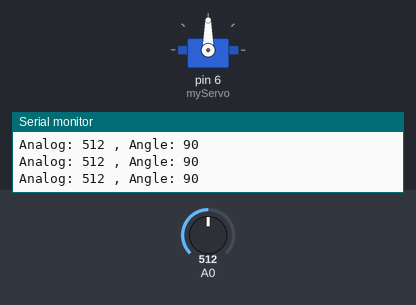
Simulated run of this sketch. Board: Arduino Uno, built with avr-gcc and run on an emulated ATmega328P. Shown: servo, the last lines printed to the serial monitor. The inputs (shaded band) are chosen by the test bench; at power-on: A0 = 512.

Above: at 1.2 s.
1.3 s: A0 set to 716
At 2.5 s:
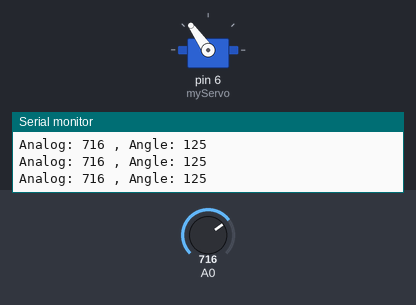
2.8 s: A0 set to 900
At 4.0 s:
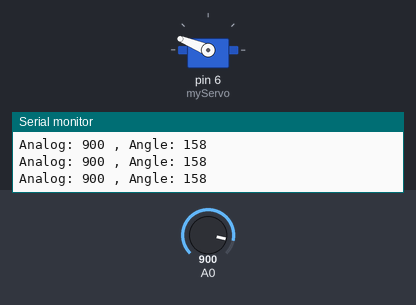
4.3 s: A0 set to 1023
At 5.5 s:
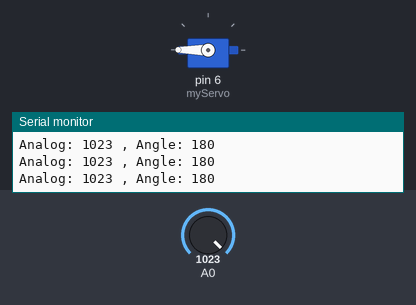
5.8 s: A0 set to 306
At 6.2 s:
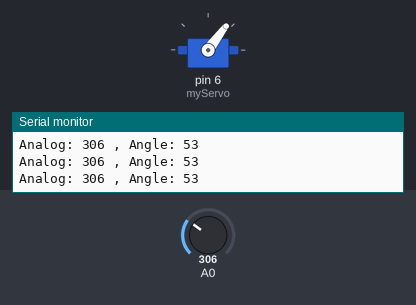
7.3 s: A0 set to 122
At 7.7 s:
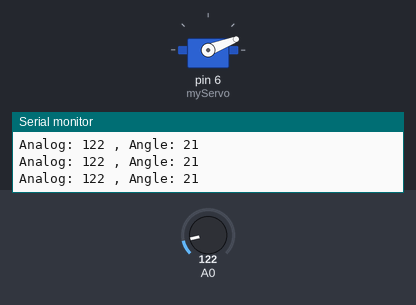
8.8 s: A0 set to 0
At 9.2 s:
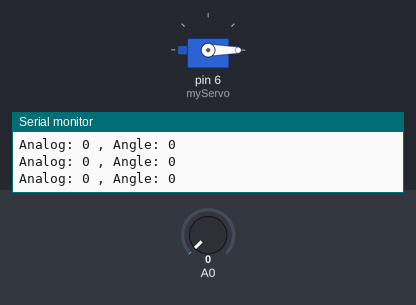
Timing chart, 0 to 11.3 s (numbered marks = the images above; inputs shaded):
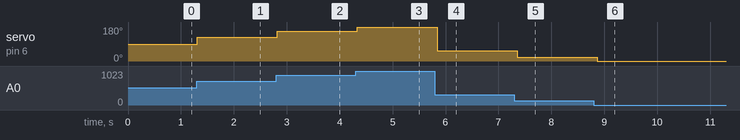

The sketch:

POTENTIOMETER_ANGLE.ino
```cpp
#include<Servo.h>
Servo myServo;
void setup() {
  // put your setup code here, to run once:
  Serial.begin(115200);
  myServo.attach(6);
}

void loop() {
  // put your main code here, to run repeatedly:
  int analogvalue=analogRead(A0);
  int angle=map(analogvalue,0,1023,0,180);
  myServo.write(angle);
  Serial.print("Analog: ");
  Serial.print(analogvalue);
  Serial.print(" , Angle: ");
  Serial.println(angle);
  delay(100);
}
```

Measured:
- after the input at 1.3 s, servo on pin 6 (myServo): 90° → 125° at once
- after the input at 2.8 s, servo on pin 6 (myServo): 125° → 158° at once
- after the input at 4.3 s, servo on pin 6 (myServo): 158° → 180° at once
- after the input at 5.8 s, servo on pin 6 (myServo): 180° → 53° at once
- after the input at 7.3 s, servo on pin 6 (myServo): 53° → 21° after 0.05 s
- after the input at 8.8 s, servo on pin 6 (myServo): 21° → 0° after 0.06 s
